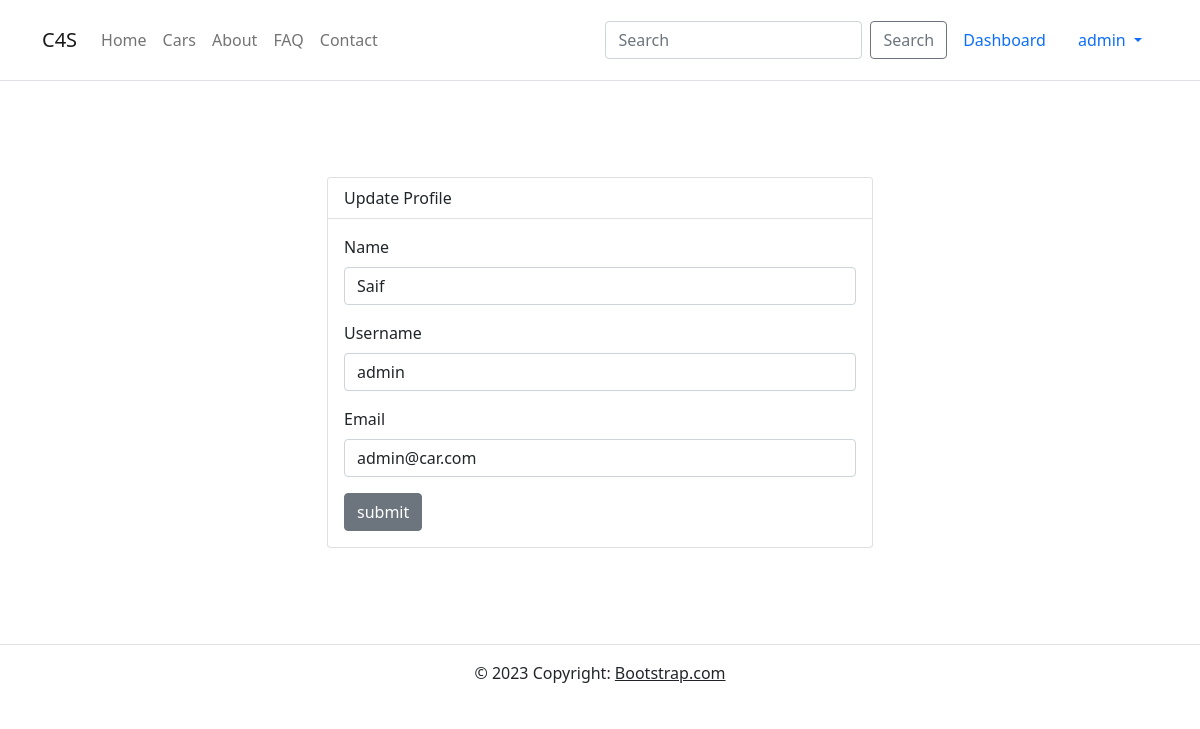
/profile.php (signed in), run on the app's committed database.
### tables this page shows
CREATE TABLE IF NOT EXISTS `tb_user` (
  `id` int(11) NOT NULL AUTO_INCREMENT,
  `name` varchar(50) NOT NULL,
  `username` varchar(25) NOT NULL,
  `email` varchar(50) NOT NULL,
  `password` varchar(50) NOT NULL,
  `is_admin` tinyint(1) NOT NULL DEFAULT 0,
  PRIMARY KEY (`id`)
);

### profile.php (the view, shortened to what this page needs)
<?php
include "config/db.php";
include "inc/head.php";
include "inc/navbar.php";
   $user_id = $_SESSION['login_id'];
   $query = "SELECT * FROM tb_user WHERE id ='$user_id'";
   $result = mysqli_query($conn,$query);
   $res = mysqli_fetch_assoc($result);
?>
<div class="container">
   <section class="mt-5">
      <div class="row justify-content-md-center">
         <div class="col col-lg-6 m-5">
            <div class="card">
               <div class="card-header bg-white">
                  Update Profile
               </div>
               <div class="card-body">
                  <form action="" method="post">
                     <div class="mb-3">
                        <label class="form-label">Name</label>
                        <input type="text" name="name" class="form-control" value="<?php echo $res['name']; ?>" placeholder="Name..." required>
                     </div>
                     <div class="mb-3">
                        <label class="form-label">Username</label>
                        <input type="text" name="username" class="form-control" value="<?php echo $res['username']; ?>" placeholder="Username..." required>
                     </div>
                     <div class="mb-3">
                        <label class="form-label">Email</label>
                        <input type="email" name="email" class="form-control" value="<?php echo $res['email']; ?>" placeholder="Username..." required>
                     </div>
                     <input type="submit" value="submit" class="btn btn-secondary" />
                  </form>
               </div>
            </div>
         </div>
      </div>
   </section>
</div>
<?php
include "inc/footer.php";
?>

### data on the page
tb_user: name "Saif", username "admin", email "admin@car.com"

### other printed values
$_SESSION['login_username'] "admin"
